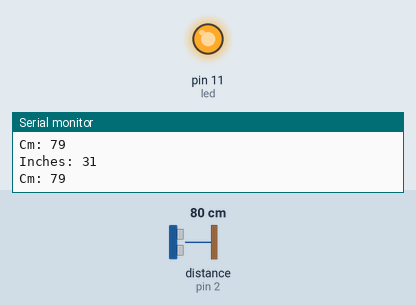
A sketch run on a simulated Arduino Uno, built with avr-gcc and run on an emulated ATmega328P. Parts: output pins drawn as LEDs (lit = HIGH), the last lines printed to the serial monitor. Wiring (inferred from the names in the program): ultrasonic range finder: trigger pin 3; echo pin 2. Inputs (shaded band) come from the test bench; at power-on: distance to the obstacle (sensor on pin 2) 80 cm. The echo pulse lasts 58.3 µs per cm; pins used as bus, display or sensor lines are not drawn.

Above: at 1.3 s.
1.4 s: distance to the obstacle (sensor on pin 2) set to 250 cm
At 2.2 s:
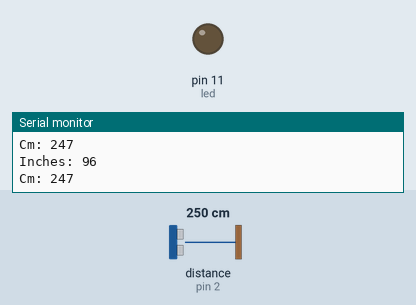
3.0 s: distance to the obstacle (sensor on pin 2) set to 134 cm
4.5 s: distance to the obstacle (sensor on pin 2) set to 125 cm
At 5.7 s:
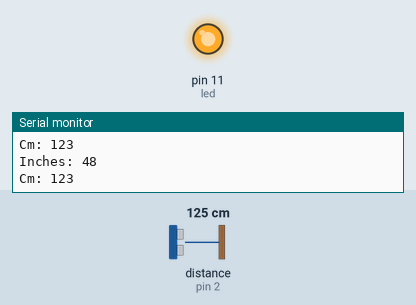
6.0 s: distance to the obstacle (sensor on pin 2) set to 299 cm
At 6.9 s:
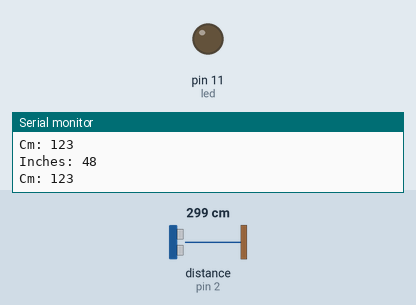
Timing chart, 0 to 8.6 s (numbered marks = the images above; inputs shaded):
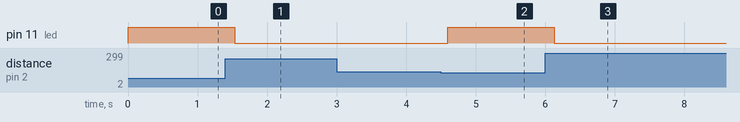

The sketch:

code-khoangcach.ino
```cpp
int trigger = 3;
int echo = 2;
int led = 11;

long duration = 0;
int cm = 0;
int inch = 0;


void setup() {
  Serial.begin(9600);
  pinMode(trigger, OUTPUT);
  pinMode(echo, INPUT);
  pinMode(led, OUTPUT);
}

void loop() {
  digitalWrite(trigger, LOW);
  digitalWrite(trigger, HIGH);
  digitalWrite(trigger, LOW);
  duration = pulseIn(echo, HIGH);
  cm = duration*0.034/2;
  inch = duration*0.0133/2; //0,034*0,39/2

  if (inch < 50){
    digitalWrite(led, HIGH);
  } else {
    digitalWrite(led, LOW);
  }

  if (inch < 100 ) {
    Serial.print("Inches: ");
    Serial.println(inch);
    Serial.print("Cm: ");
    Serial.println(cm);
  }
  delay(500);
}
```

Measured:
- the behaviour switches between 130 and 129 cm on distance to the obstacle (sensor on pin 2) (found by bisection; images 1 and 2)
- after the input at 1.4 s, pin 11 (led): HIGH → LOW after 0.13 s
- after the input at 4.5 s, pin 11 (led): LOW → HIGH after 0.10 s
- after the input at 6.0 s, pin 11 (led): HIGH → LOW after 0.13 s
